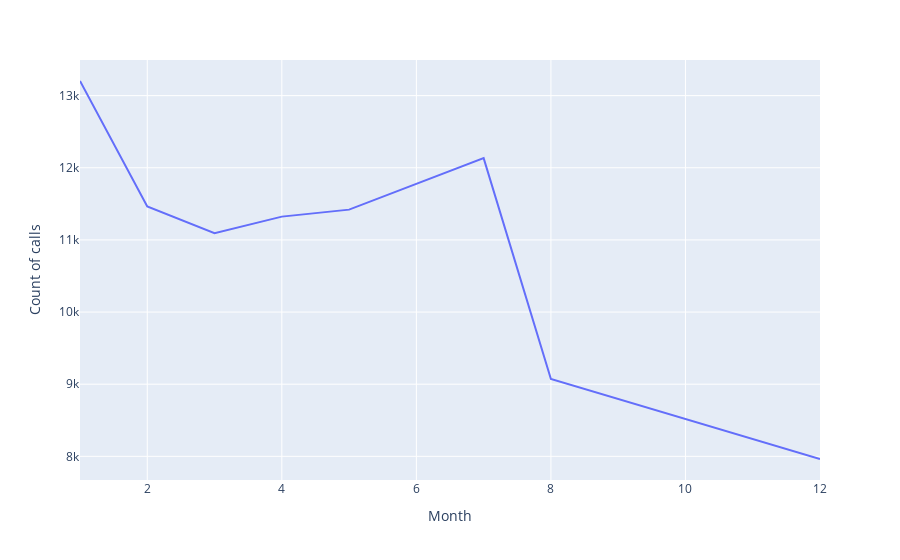

The code cell stored with this chart in its notebook:
### Markdown cell above
# LinePlot of 911 calls by every month

### Code cell
month=bymonth['Month']
twp=bymonth['twp']
px.line(bymonth,x='Month',y='twp',labels={'month':'Month','twp':'Count of calls'})

### Figure 1 — Plotly figure (JSON) as saved in the notebook; plotly's stock layout.template omitted (floating-point values rounded to 4 significant figures)
{"data": [{"hovertemplate": "Month=%{x}<br>Count of calls=%{y}<extra></extra>", "legendgroup": "", "line": {"color": "#636efa", "dash": "solid"}, "marker": {"symbol": "circle"}, "mode": "lines", "name": "", "orientation": "v", "showlegend": false, "type": "scatter", "x": [1, 2, 3, 4, 5, 6, 7, 8, 12], "xaxis": "x", "y": [13203, 11465, 11092, 11323, 11420, 11777, 12133, 9073, 7963], "yaxis": "y"}], "layout": {"legend": {"tracegroupgap": 0}, "margin": {"t": 60}, "xaxis": {"anchor": "y", "domain": [0, 1], "title": {"text": "Month"}}, "yaxis": {"anchor": "x", "domain": [0, 1], "title": {"text": "Count of calls"}}}}
